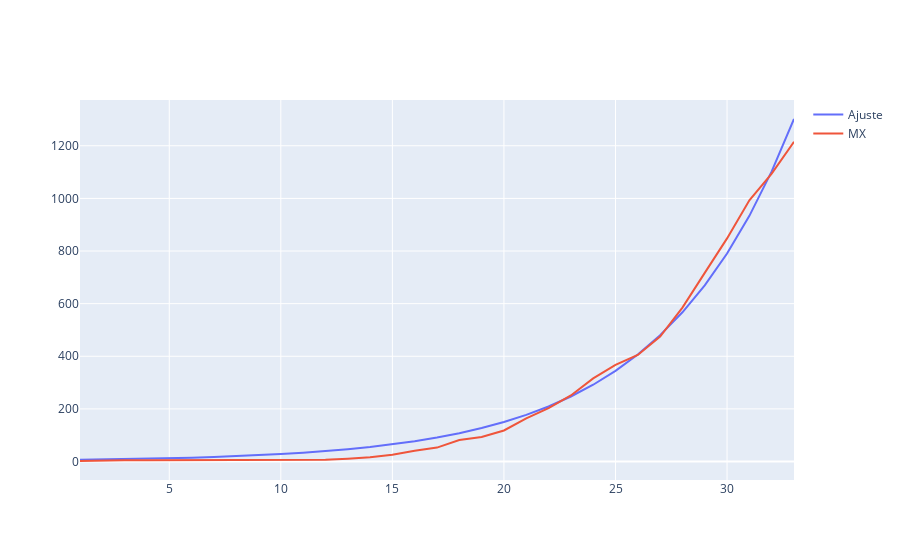

The notebook cell saved with this chart:
### Code cell
fig = go.Figure()
fig.add_trace(go.Scatter(y=func(x,*popt), x=fecha,mode='lines',name='Ajuste'))
fig.add_trace(go.Scatter(y=casos, x=fecha,mode='lines',name='MX'))
fig.show()

### Figure 1 — Plotly figure (JSON) as saved in the notebook; plotly's stock layout.template omitted (floating-point values rounded to 4 significant figures)
{"data": [{"mode": "lines", "name": "Ajuste", "type": "scatter", "x": [1, 2, 3, 4, 5, 6, 7, 8, 9, 10, 11, 12, 13, 14, 15, 16, 17, 18, 19, 20, 21, 22, 23, 24, 25, 26, 27, 28, 29, 30, 31, 32, 33], "y": [6.387, 7.542, 8.905, 10.51, 12.42, 14.66, 17.31, 20.44, 24.13, 28.5, 33.65, 39.73, 46.91, 55.39, 65.4, 77.23, 91.19, 107.7, 127.1, 150.1, 177.2, 209.3, 247.1, 291.8, 344.5, 406.8, 480.4, 567.2, 669.7, 790.8, 933.7, 1102.0, 1302.0]}, {"mode": "lines", "name": "MX", "type": "scatter", "x": [1, 2, 3, 4, 5, 6, 7, 8, 9, 10, 11, 12, 13, 14, 15, 16, 17, 18, 19, 20, 21, 22, 23, 24, 25, 26, 27, 28, 29, 30, 31, 32, 33], "y": [2, 4, 5, 5, 5, 5, 5, 5, 5, 7, 7, 7, 11, 16, 26, 41, 53, 82, 93, 118, 164, 203, 251, 316, 367, 405, 475, 585, 717, 848, 993, 1094, 1215]}], "layout": {}}
